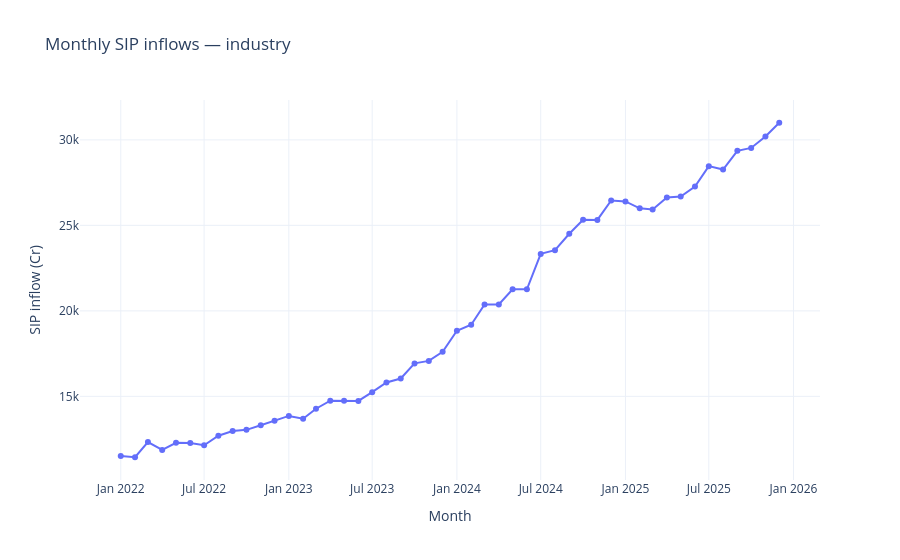

Write notebook code for a chart like this one.
### Code cell
# 5) Monthly SIP inflows (industry)
monthly_sip['year_month'] = pd.to_datetime(monthly_sip['year_month'], errors='coerce') if 'year_month' in monthly_sip.columns else pd.to_datetime(monthly_sip['month'], errors='coerce')
inflow_col = 'sip_inflow_crore' if 'sip_inflow_crore' in monthly_sip.columns else 'total_sip_inflow_crore'
monthly_sip[inflow_col] = pd.to_numeric(monthly_sip[inflow_col], errors='coerce')
df5 = monthly_sip.dropna(subset=['year_month', inflow_col]).sort_values('year_month')
fig = go.Figure()
fig.add_trace(go.Scatter(x=df5['year_month'], y=df5[inflow_col], mode='lines+markers', name='SIP inflow (Cr)'))
fig.update_layout(title='Monthly SIP inflows — industry', template='plotly_white', xaxis_title='Month', yaxis_title='SIP inflow (Cr)')
save_plotly(fig, '05_monthly_sip_industry')
fig.show()

### Figure 1 — Plotly figure (JSON) as saved in the notebook; plotly's stock layout.template omitted (floating-point values rounded to 4 significant figures)
{"data": [{"mode": "lines+markers", "name": "SIP inflow (Cr)", "type": "scatter", "x": ["2022-01-01T00:00:00", "2022-02-01T00:00:00", "2022-03-01T00:00:00", "2022-04-01T00:00:00", "2022-05-01T00:00:00", "2022-06-01T00:00:00", "2022-07-01T00:00:00", "2022-08-01T00:00:00", "2022-09-01T00:00:00", "2022-10-01T00:00:00", "2022-11-01T00:00:00", "2022-12-01T00:00:00", "2023-01-01T00:00:00", "2023-02-01T00:00:00", "2023-03-01T00:00:00", "2023-04-01T00:00:00", "2023-05-01T00:00:00", "2023-06-01T00:00:00", "2023-07-01T00:00:00", "2023-08-01T00:00:00", "2023-09-01T00:00:00", "2023-10-01T00:00:00", "2023-11-01T00:00:00", "2023-12-01T00:00:00", "2024-01-01T00:00:00", "2024-02-01T00:00:00", "2024-03-01T00:00:00", "2024-04-01T00:00:00", "2024-05-01T00:00:00", "2024-06-01T00:00:00", "2024-07-01T00:00:00", "2024-08-01T00:00:00", "2024-09-01T00:00:00", "2024-10-01T00:00:00", "2024-11-01T00:00:00", "2024-12-01T00:00:00", "2025-01-01T00:00:00", "2025-02-01T00:00:00", "2025-03-01T00:00:00", "2025-04-01T00:00:00", "2025-05-01T00:00:00", "2025-06-01T00:00:00", "2025-07-01T00:00:00", "2025-08-01T00:00:00", "2025-09-01T00:00:00", "2025-10-01T00:00:00", "2025-11-01T00:00:00", "2025-12-01T00:00:00"], "y": [11517, 11438, 12328, 11863, 12286, 12276, 12140, 12694, 12976, 13040, 13306, 13573, 13856, 13687, 14276, 14749, 14749, 14734, 15245, 15814, 16042, 16928, 17073, 17610, 18838, 19187, 20371, 20371, 21262, 21262, 23332, 23547, 24509, 25323, 25320, 26459, 26400, 25999, 25926, 26632, 26688, 27274, 28464, 28265, 29361, 29529, 30200, 31002]}], "layout": {"title": {"text": "Monthly SIP inflows — industry"}, "xaxis": {"title": {"text": "Month"}}, "yaxis": {"title": {"text": "SIP inflow (Cr)"}}}}
